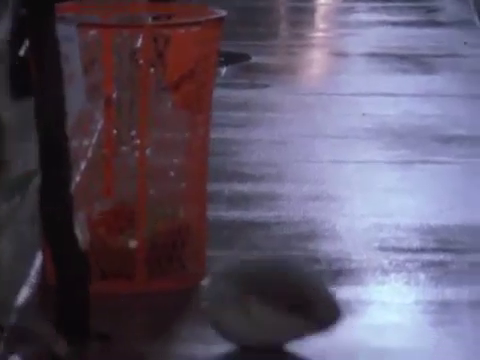
#> input picture frame 101 of backend/computer_vision/OpenCV_Examples/kramer_walking.mp4, 480 x 360 px
$ jupyter execute PeopleDetectionTest.ipynb
#> lines starting #> are read from the running program, lines starting #| are printed output that depends on the picture; after the words box and inside, x2 and y2 are one past the last pixel; in counts of white or black regions, pixels touching at a corner belong together
# People Detection Test

This is a test of OpenCV's histogram of orientated gradients (HOG) descriptor class and its built-in people detector model. It is made to work well only on people that are fully shown in frame, as evidenced by the test videos. The poor example rarely focuses on anyone fully in frame. The better example shows people who are fully in frame, but it not good at identifying them because of their posture (running).

Run to see results, hit escape to exit.

[cell 1]
import cv2 as cv
import numpy as np

ESCAPE_KEY = 27

# using 2 test video files
test_video_poor = cv.VideoCapture('kramer_walking.mp4')
test_video_better = cv.VideoCapture(0)

# initialize the HOG descriptor
hog = cv.HOGDescriptor()

# use prebuilt person detector
hog.setSVMDetector(cv.HOGDescriptor_getDefaultPeopleDetector())

# helper function for placing boxes around people
def find_boxes(frame, hog):

    # convert to grayscale
    gray = cv.cvtColor(frame, cv.COLOR_RGB2GRAY)

    # detect people in the image
    # returns the bounding boxes for the detected objects
    boxes, weights = hog.detectMultiScale(frame, winStride=(8,8) )

    # convert to numpy array to draw the boxes
    return np.array([[x, y, x + w, y + h] for (x, y, w, h) in boxes])


# set up break condition variables
poor_finished = False
better_finished = False

while((not poor_finished) or (not better_finished)):

    # get the current frame of both test videos
    if not poor_finished:
        ret, frame_poor = test_video_poor.read()
#> frame_poor is the input picture: shape (360, 480, 3); mean B, G, R 103.8, 84.5, 93.6

        # end of video
        if frame_poor is None:
            poor_finished = True
        else:
            for (xA, yA, xB, yB) in find_boxes(frame_poor, hog):

                # display the detected boxes in the colour picture
#> in find_boxes, `gray = cv.cvtColor(frame, cv.COLOR_RGB2GRAY)`:
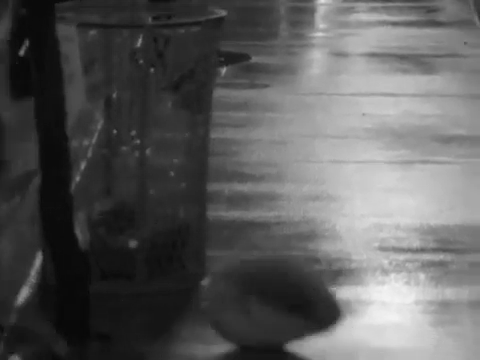
#> gray: shape (360, 480); min 8, max 244, mean 91.3
#> in find_boxes, `boxes, weights = hog.detectMultiScale(frame, winStride=(8,8) )`: boxes = [[154, 124, 80, 160]]; weights = [0.27]
                cv.rectangle(frame_poor, (xA, yA), (xB, yB), (0, 255, 0), 2)
#> this loop made 1 pass
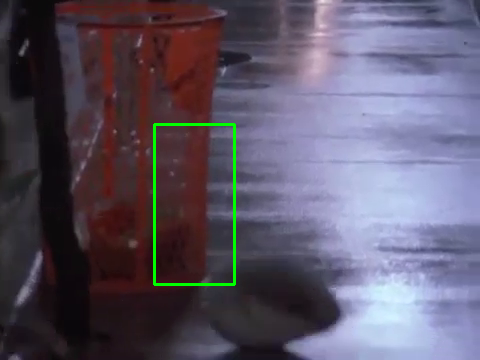
#> frame_poor: shape (360, 480, 3); 0.83% of pixels changed, all inside (x1, y1, x2, y2) = (153, 123, 236, 286)

            # display the resulting frame
            cv.imshow('Bad Example', frame_poor)

    if not better_finished:
        ret, frame_better = test_video_better.read()

        # end of video
        if frame_better is None:
            better_finished = True
        else:
            for (xA, yA, xB, yB) in find_boxes(frame_better, hog):

                # display the detected boxes in the colour picture
                cv.rectangle(frame_better, (xA, yA), (xB, yB), (0, 255, 0), 2)

            # display the resulting frame
            cv.imshow('Better Example', frame_better)


    # if escape key is pressed, exit
    keyboard = cv.waitKey(30)
#> (key Esc is pressed here)
    if keyboard == ESCAPE_KEY:
        break

test_video_better.release()
cv.destroyAllWindows()
